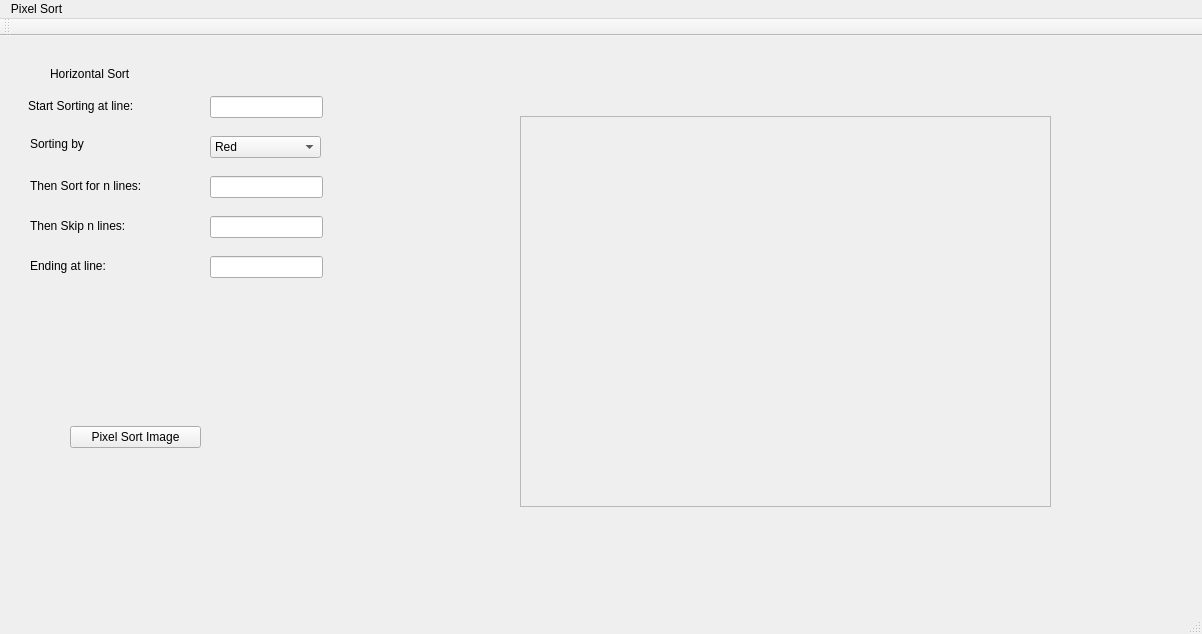
<?xml version="1.0" encoding="UTF-8"?>
<ui version="4.0">
 <class>ImageViewer</class>
 <widget class="QMainWindow" name="ImageViewer">
  <property name="geometry">
   <rect>
    <x>0</x>
    <y>0</y>
    <width>1202</width>
    <height>634</height>
   </rect>
  </property>
  <property name="windowTitle">
   <string>ImageViewer</string>
  </property>
  <widget class="QWidget" name="centralWidget">
   <widget class="QScrollArea" name="imageScrollArea">
    <property name="geometry">
     <rect>
      <x>520</x>
      <y>80</y>
      <width>531</width>
      <height>391</height>
     </rect>
    </property>
    <property name="sizePolicy">
     <sizepolicy hsizetype="Fixed" vsizetype="Fixed">
      <horstretch>0</horstretch>
      <verstretch>0</verstretch>
     </sizepolicy>
    </property>
    <property name="widgetResizable">
     <bool>true</bool>
    </property>
    <widget class="QLabel" name="imageLabel">
     <property name="geometry">
      <rect>
       <x>0</x>
       <y>0</y>
       <width>529</width>
       <height>389</height>
      </rect>
     </property>
     <property name="sizePolicy">
      <sizepolicy hsizetype="Ignored" vsizetype="Ignored">
       <horstretch>0</horstretch>
       <verstretch>0</verstretch>
      </sizepolicy>
     </property>
     <property name="text">
      <string/>
     </property>
    </widget>
   </widget>
   <widget class="QPushButton" name="pushButton">
    <property name="geometry">
     <rect>
      <x>70</x>
      <y>390</y>
      <width>131</width>
      <height>22</height>
     </rect>
    </property>
    <property name="text">
     <string>Pixel Sort Image</string>
    </property>
   </widget>
   <widget class="QLabel" name="label_2">
    <property name="geometry">
     <rect>
      <x>30</x>
      <y>140</y>
      <width>141</width>
      <height>20</height>
     </rect>
    </property>
    <property name="text">
     <string>Then Sort for n lines: </string>
    </property>
   </widget>
   <widget class="QLineEdit" name="lineEdit">
    <property name="geometry">
     <rect>
      <x>210</x>
      <y>140</y>
      <width>113</width>
      <height>22</height>
     </rect>
    </property>
   </widget>
   <widget class="QLineEdit" name="lineEdit_2">
    <property name="geometry">
     <rect>
      <x>210</x>
      <y>60</y>
      <width>113</width>
      <height>22</height>
     </rect>
    </property>
   </widget>
   <widget class="QLabel" name="label_3">
    <property name="geometry">
     <rect>
      <x>28</x>
      <y>60</y>
      <width>141</width>
      <height>20</height>
     </rect>
    </property>
    <property name="text">
     <string>Start Sorting at line:</string>
    </property>
   </widget>
   <widget class="QLineEdit" name="lineEdit_3">
    <property name="geometry">
     <rect>
      <x>210</x>
      <y>180</y>
      <width>113</width>
      <height>22</height>
     </rect>
    </property>
   </widget>
   <widget class="QLabel" name="label_4">
    <property name="geometry">
     <rect>
      <x>30</x>
      <y>180</y>
      <width>111</width>
      <height>20</height>
     </rect>
    </property>
    <property name="text">
     <string>Then Skip n lines: </string>
    </property>
   </widget>
   <widget class="QLabel" name="label_5">
    <property name="geometry">
     <rect>
      <x>30</x>
      <y>220</y>
      <width>111</width>
      <height>20</height>
     </rect>
    </property>
    <property name="text">
     <string>Ending at line:</string>
    </property>
   </widget>
   <widget class="QLineEdit" name="lineEdit_4">
    <property name="geometry">
     <rect>
      <x>210</x>
      <y>220</y>
      <width>113</width>
      <height>22</height>
     </rect>
    </property>
   </widget>
   <widget class="QLabel" name="label_6">
    <property name="geometry">
     <rect>
      <x>50</x>
      <y>30</y>
      <width>121</width>
      <height>16</height>
     </rect>
    </property>
    <property name="text">
     <string>Horizontal Sort</string>
    </property>
   </widget>
   <widget class="QLabel" name="label">
    <property name="geometry">
     <rect>
      <x>30</x>
      <y>100</y>
      <width>121</width>
      <height>16</height>
     </rect>
    </property>
    <property name="text">
     <string>Sorting by</string>
    </property>
   </widget>
   <widget class="QComboBox" name="comboBox">
    <property name="geometry">
     <rect>
      <x>210</x>
      <y>100</y>
      <width>111</width>
      <height>22</height>
     </rect>
    </property>
    <item>
     <property name="text">
      <string>Red</string>
     </property>
    </item>
    <item>
     <property name="text">
      <string>Green</string>
     </property>
    </item>
    <item>
     <property name="text">
      <string>Blue</string>
     </property>
    </item>
   </widget>
  </widget>
  <widget class="QMenuBar" name="menuBar">
   <property name="geometry">
    <rect>
     <x>0</x>
     <y>0</y>
     <width>1202</width>
     <height>19</height>
    </rect>
   </property>
   <widget class="QMenu" name="menuPixel_Sort">
    <property name="title">
     <string>Pixel Sort</string>
    </property>
   </widget>
   <addaction name="menuPixel_Sort"/>
  </widget>
  <widget class="QToolBar" name="mainToolBar">
   <attribute name="toolBarArea">
    <enum>TopToolBarArea</enum>
   </attribute>
   <attribute name="toolBarBreak">
    <bool>false</bool>
   </attribute>
  </widget>
  <widget class="QStatusBar" name="statusBar"/>
 </widget>
 <layoutdefault spacing="6" margin="11"/>
 <resources/>
 <connections/>
</ui>
